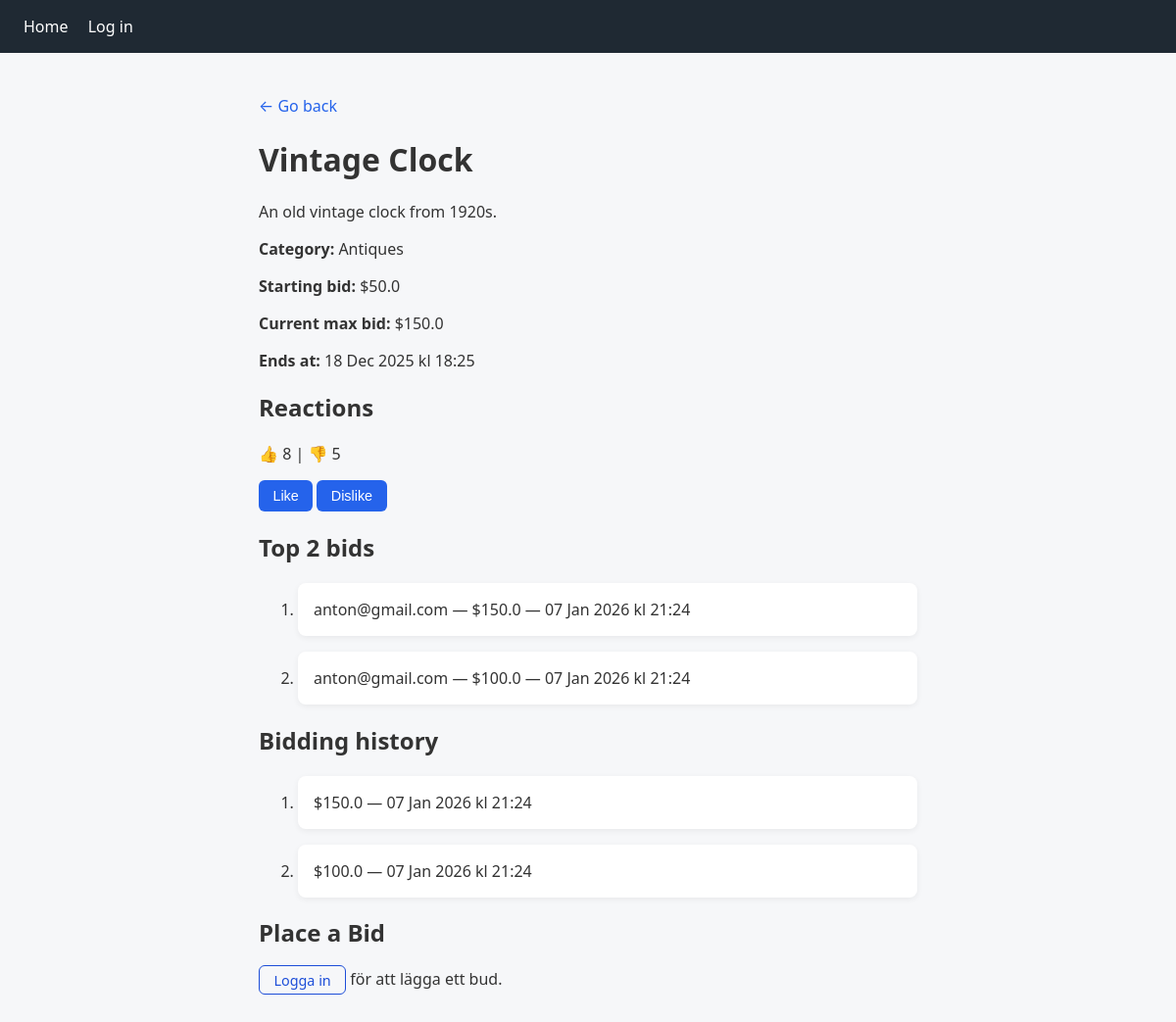
Screenshot of /auctions/1 with the database file from the repository.
### models/auction.py (models this page shows)
class Auction(db.Model):
    __tablename__ = 'auctions'
    id = db.Column(db.Integer, primary_key=True)
    title = db.Column(db.String(50), unique=True, nullable=False)
    description = db.Column(db.String(10), nullable=False)
    category = db.Column(db.String(20), nullable=False)
    starting_bid = db.Column(db.Float, nullable=False)
    start_at = db.Column(db.DateTime, server_default=db.func.now())
    end_at = db.Column(db.DateTime, nullable=False)
    image_url = db.Column(db.String(200), nullable=True) # URL till bild

### models/bid.py (models this page shows)
class Bid(db.Model):
    __tablename__ = 'bids'
    id = db.Column(db.Integer, primary_key=True)
    auction_id = db.Column(db.Integer, db.ForeignKey('auctions.id'), nullable=False)
    bidder_email = db.Column(db.String(120), db.ForeignKey('users.email'), nullable=False)
    amount = db.Column(db.Float, nullable=False)
    created_at = db.Column(db.DateTime, server_default=db.func.now())

### blueprints/auctions/auctions_routes.py (the view)
@auctions_bp.route('/<int:auction_id>')
def auctions_detail(auction_id):
    auction = auction_repo.get_auction_by_id(auction_id)
    top2 = bid_repo.get_top_2(auction_id)
    history = auction_repo.get_bidding_history(auction_id)
    current_max = top2[0].amount if top2 else auction.starting_bid
    likes = reactions_repo.count(auction_id, kind='like')
    dislikes = reactions_repo.count(auction_id, kind='dislike')
    return render_template('auctions_detail.html', auction=auction, history=history, top2=top2, current_max=current_max, likes=likes, dislikes=dislikes)

### dbrepository/auction_repo.py (called while the page is built)
    def get_auction_by_id(self, auction_id):
        return Auction.query.get_or_404(auction_id)

    def get_bidding_history(self, auction_id):
        return (Bid.query
                .filter_by(auction_id=auction_id)
                .order_by(Bid.created_at.desc())
                .all())

### dbrepository/bid_repo.py (called while the page is built)
    def get_top_2(self, auction_id):
        return Bid.query.filter_by(auction_id=auction_id).order_by(Bid.amount.desc()).limit(2).all()

### dbrepository/reactions_repo.py (called while the page is built)
    def count(self, auction_id, kind):
        return Reaction.query.filter_by(auction_id=auction_id, kind=kind).count()

### blueprints/auctions/templates/auctions_detail.html (shortened to what this page needs)
{% extends "base.html" %}
{% block content %}
    <p><a class="non-decoration" href="{{ url_for('auctions_bp.auctions_list') }}">← Go back</a></p>
    <h1>{{ auction.title }}</h1>
    <p>{{ auction.description }}</p>
    <p><b>Category:</b> {{ auction.category }}</p>
    <p><b>Starting bid:</b> ${{ auction.starting_bid }}</p>
    <p><b>Current max bid:</b> ${{ current_max }}</p>
    <p><b>Ends at:</b> {{ auction.end_at.strftime("%d %b %Y kl %H:%M") }}</p>
    <h2>Reactions</h2>
  <p>👍 {{ likes }} | 👎 {{ dislikes }}</p>
  <form method="post" action="{{ url_for('auctions_bp.react', auction_id=auction.id) }}">
    <button class="button" name="kind" value="like">Like</button>
    <button class="button" name="kind" value="dislike">Dislike</button>
  </form>
  <h2>Top 2 bids</h2>
  <ol>
    {% for bid in top2 %}
      <li>{{ bid.bidder_email }} — ${{ bid.amount }} — {{ bid.created_at.strftime("%d %b %Y kl %H:%M") }}</li>
    {% else %}
      <li>No bids yet.</li>
    {% endfor %}
  </ol>
  <h2>Bidding history</h2>
  <ol>
    {% for b in history %}
      <li>${{ b.amount }} — {{ b.created_at.strftime("%d %b %Y kl %H:%M") }}</li>
    {% else %}
      <li>No bids yet.</li>
    {% endfor %}
  </ol>
  <h2>Place a Bid</h2>
  {% if current_user.is_authenticated %}
    <form method="post" action="{{ url_for('auctions_bp.place_bid', auction_id=auction.id) }}">
        <input type="radio" name="email_radio_option" value="true" checked> Use my registered email ({{ current_user.email }})
        <input type="radio" name="email_radio_option" value="false"> Use a different email
        <br>
        <label for="bidder_email">Your Email:</label>
        <input type="email" id="bidder_email" name="bidder_email">
        <br>
        <label for="amount">Bid Amount:</label>
        <input type="number" id="amount" name="amount" step="0.01" required>
        <br>
        <button class="button" type="submit">Place Bid</button>
    </form>
  {% else %}
    <p><a class="non-decoration button-secondary" href="{{ url_for('auth_bp.login') }}">Logga in</a> för att lägga ett bud.</p>
  {% endif %}
{% endblock %}

### templates/base.html (shortened to what this page needs)
<!DOCTYPE html>
<html lang="en">
<head>
  <link rel="stylesheet" href="{{ url_for('static', filename='style.css') }}">
</head>
<body>
  <header class="header">
    <nav>
      <a href="{{ url_for('auctions_bp.auctions_list') }}">Home</a>
      {% if current_user.is_authenticated %}
      <a href="{{ url_for('auth_bp.logout') }}">Log out</a>
      {% else %}
      <a href="{{ url_for('auth_bp.login') }}">Log in</a>
      {% endif %}
    </nav>
  </header>
  <main>
    {% block content %}{% endblock %}
  </main>
</body>
</html>

### Static/style.css (style rules this page uses)
* { box-sizing: border-box; }
body { margin: 0; font-family: system-ui, -apple-system, BlinkMacSystemFont, "Segoe UI", Roboto, Oxygen, Ubuntu, Cantarell, "Open Sans", "Helvetica Neue", sans-serif; background-color: #f6f7f9; color: #333; }
main { max-width: 60vw; margin: 0 auto; padding: 1.5rem; }
.header { background: #1f2933; color: white; padding: 1rem 1.5rem; }
.header a { color: white; text-decoration: none; margin-right: 1rem; }
li { background: white; padding: 1rem; margin-top: 1rem; margin-bottom: 1rem; border-radius: 8px; box-shadow: 0 2px 6px rgba(0,0,0,0.06); }
a { color: #2563eb; }
form { margin: 0.5rem 0; }
.non-decoration { text-decoration: none; }
.button { background: #2563eb; color: white; border: none; padding: 0.5rem 0.9rem; border-radius: 6px; cursor: pointer; font-size: 0.9rem; }
.button-secondary { color: #1d4ed8; border: 1px solid #1d4ed8; padding: 0.3rem 0.9rem; border-radius: 6px; cursor: pointer; font-size: 0.9rem; text-decoration: none; }

### rows the page displays
Auction: title "Vintage Clock", description "An old vintage clock from 1920s.", category "Antiques", starting_bid "50.0", end_at "18 Dec 2025 kl 18:25"
Bid: amount "150.0", bidder_email "anton@gmail.com", created_at "07 Jan 2026 kl 21:24"
Bid: bidder_email "anton@gmail.com", amount "100.0", created_at "07 Jan 2026 kl 21:24"

### other values shown
{{ likes }} "8"
{{ dislikes }} "5"
